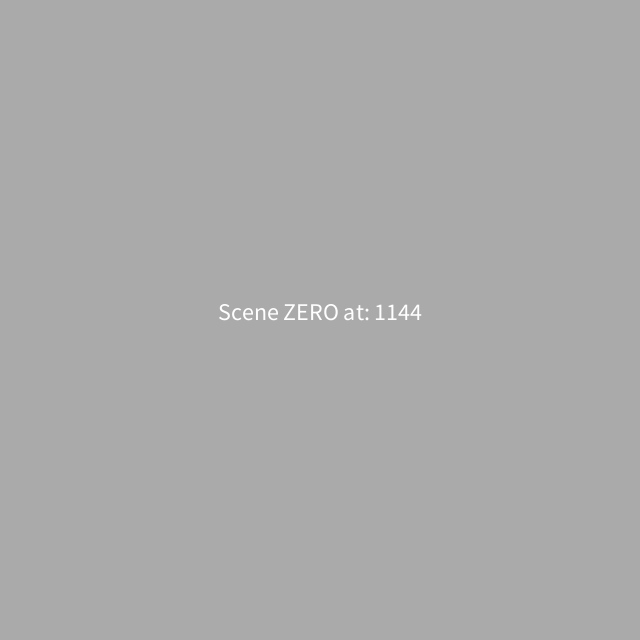
Frame 1 (no input)
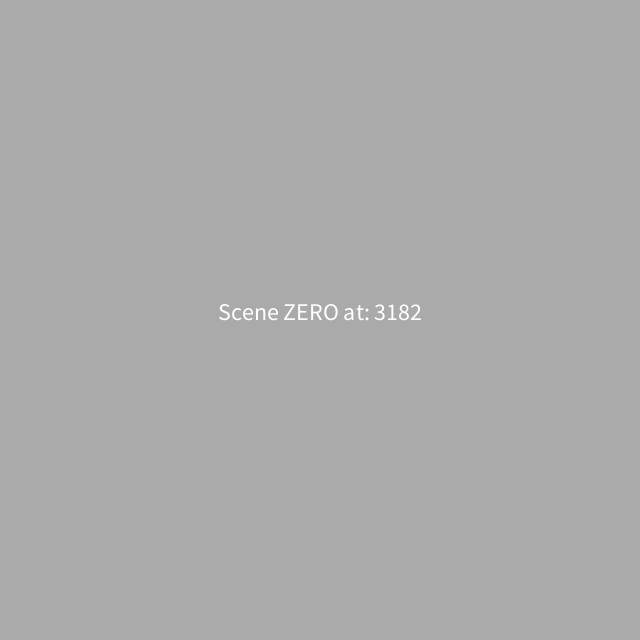
Frame 60 (the mouse pressed at the canvas centre just before this capture)
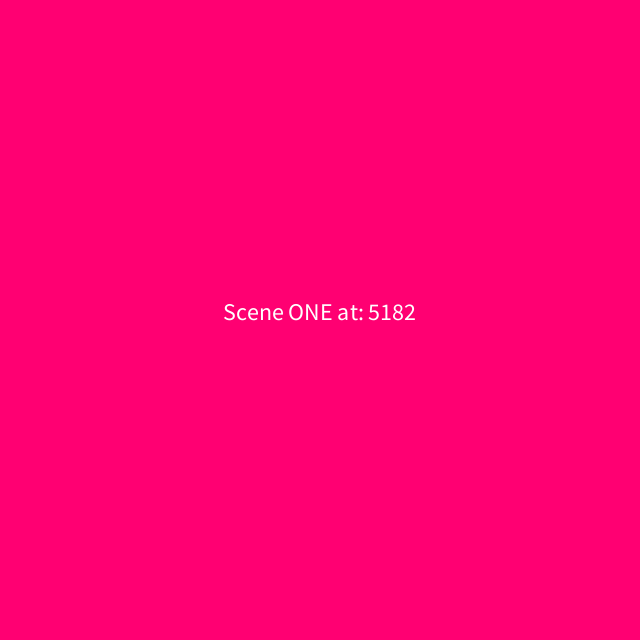
Frame 120 (the mouse held since frame 60 and released just before this capture)

The Processing sketch that drew these frames (run headless with seeded random() and noise(); from frame 60 on, the mouse is pressed at the canvas centre):

// Processing sketch: timed_scenes
// ── timed_scenes.pde
/* == Example ==
   Most basic "timed scenes" implementation
   - e. Rieper / 2019                         */
   
int currentState = 0;

void setup() {
  size(640, 640);
  frameRate(30);
}

void draw() {
  background(0);
  textAlign(CENTER);
  textSize(24);
  
  /// "1000 * number of seconds"
  if (millis() > 1000 * 5) { currentState = 1; }
  if (millis() > 1000 * 10) { currentState = 2; }
  if (millis() > 1000 * 15) { currentState = 3; }
  if (millis() > 1000 * 20) { currentState = 4; }
  /// Etc...
  
  /// Draw the corresponding state
  if (currentState == 0) { drawScene00(); }
  if (currentState == 1) { drawScene01(); }
  if (currentState == 2) { drawScene02(); }
  if (currentState == 3) { drawScene03(); }
  if (currentState == 4) { drawScene04(); }
  /// Etc...
  
  println("currentState: " + currentState);
  
}

void drawScene00() {
  background(#AAAAAA);
  text("Scene ZERO at: " + millis(), width/2, height/2);
}

void drawScene01() {
  background(#FF0072);
  text("Scene ONE at: " + millis(), width/2, height/2);
}

void drawScene02() {
  background(#00FF00);
  text("Scene TWO at: " + millis(), width/2, height/2);
}

void drawScene03() {
  background(#0000FF);
  text("Scene THREE at: " + millis(), width/2, height/2);
}

void drawScene04() {
  background(#FF0000);
  text("Scene FOUR at: " + millis(), width/2, height/2);
}
